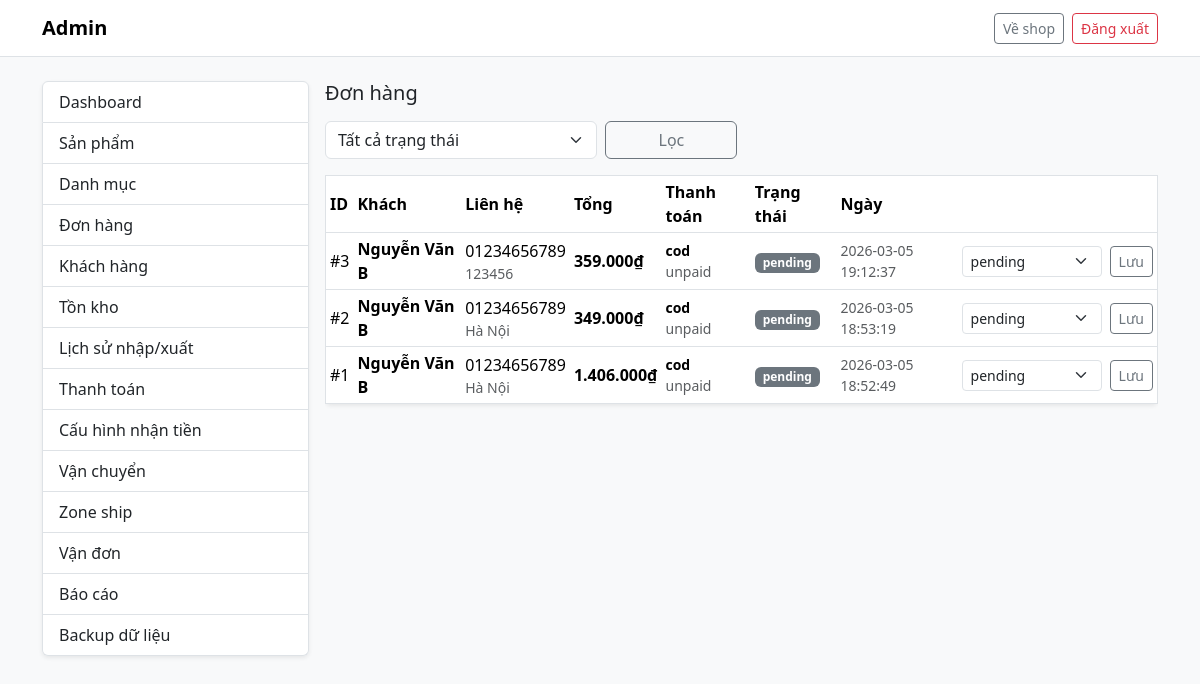
The page /public/index.php?r=/admin/orders (signed in) on the database its author committed.
### tables this page shows
CREATE TABLE `orders` (
  `id` int(11) NOT NULL,
  `user_id` int(11) DEFAULT NULL,
  `customer_name` varchar(120) DEFAULT NULL,
  `customer_phone` varchar(30) DEFAULT NULL,
  `customer_address` varchar(255) DEFAULT NULL,
  `note` varchar(500) DEFAULT NULL,
  `total` int(11) NOT NULL,
  `subtotal` int(11) NOT NULL DEFAULT 0,
  `discount` int(11) NOT NULL DEFAULT 0,
  `coupon_code` varchar(50) DEFAULT NULL,
  `status` enum('pending','confirmed','shipping','completed','cancelled') DEFAULT 'pending',
  `payment_method` enum('cod','bank_transfer','qr','bank','card') DEFAULT NULL,
  `payment_status` enum('unpaid','paid','failed') DEFAULT 'unpaid',
  `tracking_code` varchar(50) DEFAULT NULL,
  `shipping_status` enum('picking','shipping','delivered','returned','cancelled') DEFAULT NULL,
  `created_at` datetime DEFAULT current_timestamp(),
  `payment_ref` varchar(100) DEFAULT NULL
);

### app/helpers.php (called while the page is built, shortened)
<?php
function e($s): string {
  return htmlspecialchars((string)($s ?? ''), ENT_QUOTES, 'UTF-8');
}
function money(int $v): string {
  return number_format($v, 0, ',', '.') . '₫';
}
function base_path(): string {
  $script = $_SERVER['SCRIPT_NAME'] ?? '';
  $base = rtrim(str_replace('/index.php', '', $script), '/');
  return $base;
}
function url(string $path): string {
  $path = '/' . ltrim($path, '/');
  if (
    str_starts_with($path, '/assets/') ||
    str_starts_with($path, '/uploads/') ||
    str_starts_with($path, '/index.php') ||
    str_starts_with($path, '/backend/')
  ) {
    return base_path() . $path;
  }
  $route = $path;
  $query = '';
  $url = base_path() . '/index.php?r=' . $route;
  return $url;
}

### app/views/admin/orders_list.php (the view, shortened to what this page needs)
<?php
$rows = $rows ?? [];
?>
<div class="d-flex justify-content-between align-items-center mb-3">
  <h1 class="h5 mb-0">Đơn hàng</h1>
</div>
<form class="row g-2 mb-3" method="get" action="<?= e(url('/admin/orders')) ?>">
  <div class="col-12 col-md-4">
    <select class="form-select" name="status">
      <option value="">Tất cả trạng thái</option>
    </select>
  </div>
  <div class="col-12 col-md-2 d-grid">
    <button class="btn btn-outline-secondary" type="submit">Lọc</button>
  </div>
</form>
<div class="table-responsive">
  <table class="table table-sm align-middle bg-white border rounded shadow-sm">
    <thead>
      <tr>
        <th>ID</th>
        <th>Khách</th>
        <th>Liên hệ</th>
        <th>Tổng</th>
        <th>Thanh toán</th>
        <th>Trạng thái</th>
        <th>Ngày</th>
        <th class="text-end"></th>
      </tr>
    </thead>
    <tbody>
      <?php if (empty($rows)): ?>
        <tr>
          <td colspan="8" class="text-center text-muted py-4">Chưa có đơn hàng nào</td>
        </tr>
      <?php else: ?>
        <?php foreach ($rows as $r): ?>
          <tr>
            <td>#<?= (int)$r['id'] ?></td>
            <td class="fw-semibold">
              <?= e($r['customer_name'] ?? '-') ?>
            </td>
            <td>
              <div><?= e($r['customer_phone'] ?? '-') ?></div>
              <div class="small text-muted"><?= e($r['customer_address'] ?? '-') ?></div>
            </td>
            <td class="fw-semibold">
              <?= money((int)($r['total'] ?? 0)) ?>
            </td>
            <td class="small">
              <div class="fw-semibold"><?= e($r['payment_method'] ?? '-') ?></div>
              <div class="text-muted"><?= e($r['payment_status'] ?? '-') ?></div>
            </td>
            <td>
              <span class="badge text-bg-secondary">
                <?= e($r['status'] ?? '-') ?>
              </span>
            </td>
            <td class="text-muted small">
              <?= e($r['created_at'] ?? '-') ?>
            </td>
            <td class="text-end">
              <form
                class="d-flex gap-2 justify-content-end"
                method="post"
                action="<?= e(url('/admin/orders/update-status')) ?>"
              >
                <select class="form-select form-select-sm" name="status" style="min-width: 140px;">
                  <?php foreach (['pending','confirmed','shipping','completed','cancelled'] as $st): ?>
                    <option value="<?= e($st) ?>" <?= (($r['status'] ?? '') === $st ? 'selected' : '') ?>>
                      <?= e($st) ?>
                    </option>
                  <?php endforeach; ?>
                </select>
                <button type="submit" class="btn btn-outline-secondary btn-sm">
                  Lưu
                </button>
              </form>
            </td>
          </tr>
        <?php endforeach; ?>
      <?php endif; ?>
    </tbody>
  </table>
</div>

### public/assets/css/style.css (style rules this page uses)
.table td, .table th { vertical-align: middle; }

### rows shown on the page
orders: id "3", customer_name "Nguyễn Văn B", customer_phone "01234656789", customer_address "123456", total "359.000₫", payment_method "cod", payment_status "unpaid", status "pending", created_at "2026-03-05 19:12:37"
orders: id "2", customer_name "Nguyễn Văn B", customer_phone "01234656789", customer_address "Hà Nội", total "349.000₫", payment_method "cod", payment_status "unpaid", status "pending", created_at "2026-03-05 18:53:19"
orders: id "1", customer_name "Nguyễn Văn B", customer_phone "01234656789", customer_address "Hà Nội", total "1.406.000₫", payment_method "cod", payment_status "unpaid", status "pending", created_at "2026-03-05 18:52:49"

### other values the page prints
form field status "pending"
